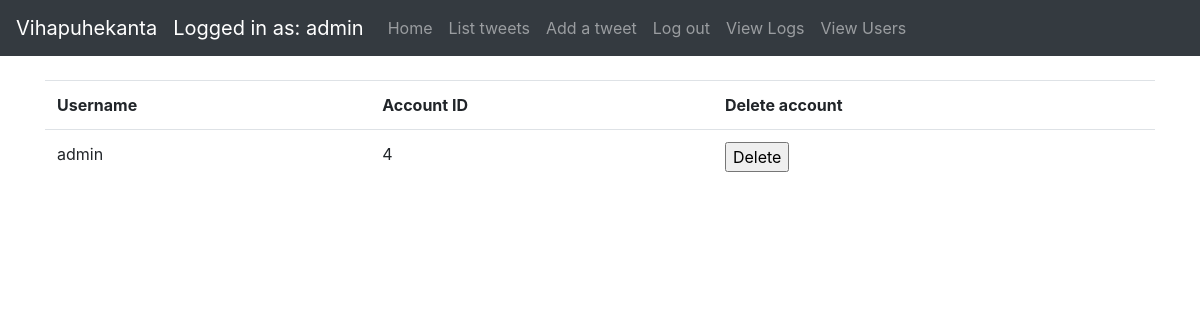
/auth/users (signed in), run on an earlier commit of the app's database.
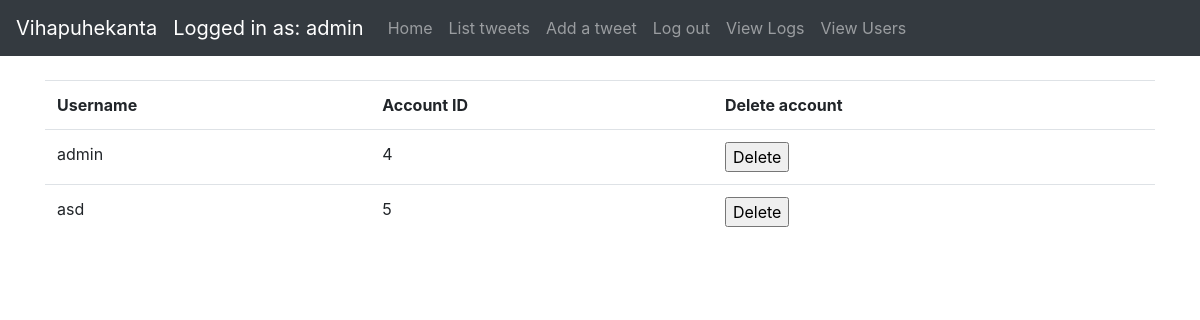
And on a later commit of the database.
### application/auth/models.py (models this page shows, shortened)
class User(db.Model):
    __tablename__ = "account"
    id = db.Column(db.Integer, primary_key=True)
    date_created = db.Column(db.DateTime, default=db.func.current_timestamp())
    date_modified = db.Column(db.DateTime, default=db.func.current_timestamp(),
                              onupdate=db.func.current_timestamp())
    name = db.Column(db.String(144), nullable=False)
    username = db.Column(db.String(144), nullable=False)
    password = db.Column(db.String(144), nullable=False)
    urole = db.Column(db.String(80))
    tweets = db.relationship("Tweet", backref='account', lazy=True)
    def roles(self):
        if self.urole == "ADMIN":
            return ["ADMIN"]
        else:
            return ["USER"]

### application/auth/views.py (the view)
@app.route("/auth/users", methods=['GET'])
@login_required(role="ADMIN")
def auth_users():
    users = db.session().query(User).all()
    return render_template("auth/users.html", users=users)

### application/__init__.py (called while the page is built)
def login_required(role="ADMIN"):
    def wrapper(fn):
        @wraps(fn)
        def decorated_view(*args, **kwargs):
            if not current_user:
                return login_manager.unauthorized()
            if not current_user.is_authenticated:
                return login_manager.unauthorized()
            unauthorized = False
            if role != "ANY":
                unauthorized = True
                for user_role in current_user.roles():
                    if user_role == "ADMIN":
                        unauthorized = False
                        break
            if unauthorized:
                return login_manager.unauthorized()
            return fn(*args, **kwargs)
        return decorated_view
    return wrapper

@login_manager.user_loader
def load_user(user_id):
    return User.query.get(user_id)

### application/templates/auth/users.html (shortened to what this page needs)
{% extends "layout.html" %}
{% block body %}
    {% if current_user.is_authenticated %}
        <table class="table table-hover">
            <tr>
                <th>Username</th>
                <th>Account ID</th>
                <th>Delete account</th>
            </tr>
            {% for user in users %}
                <tr>
                    <td>{{ user.name }}</td>
                    <td>{{ user.id }}</td>
                    <td>
                        <form method="POST" action="{{ url_for('users_delete', id = user.id) }}">
                            <input type="submit" value="Delete">
                        </form>
                    </td>
                </tr>
            {% endfor %}
        </table>
    {% else %}
        <div>Log in</div>
    {% endif %}
{% endblock %}

### application/templates/layout.html (shortened to what this page needs)
<!DOCTYPE html>
<html>
<head>
    <link rel="stylesheet" href="https://maxcdn.bootstrapcdn.com/bootstrap/4.0.0/css/bootstrap.min.css"
>
</head>
<body>
<nav class="navbar navbar-expand-md navbar-dark bg-dark mb-4">
    <a class="navbar-brand" href="#">Vihapuhekanta</a>
    {% if current_user.is_authenticated %}
        <ul class="navbar-nav mr-auto">
            <li>
                <a class="navbar-brand" href="#">Logged in as: {{ current_user.name }}</a>
            </li>
            <li class="nav-item">
                <a class="nav-link" href="/">Home</a>
            </li>
            <li class="nav-item">
                <a class="nav-link" href="{{ url_for('tweets_index') }}">List tweets</a>
            </li>
            <li class="nav-item">
                <a class="nav-link" href="{{ url_for('tweets_form') }}">Add a tweet</a>
            </li>
            <li class="nav-item">
                <a class="nav-link" href="{{ url_for('auth_logout') }}">Log out</a>
            </li>
            {% if current_user.urole == "ADMIN" %}
                <li class="nav-item">
                    <a class="nav-link" href="{{ url_for('view_logs') }}">View Logs</a>
                </li>
                <li class="nav-item">
                    <a class="nav-link" href="{{ url_for('auth_users') }}">View Users</a>
                </li>
            {% endif %}
        </ul>
    {% endif %}
</nav>
<main role="main" class="container">
    {% block body %}{% endblock %}
</main>
</body>
</html>

What changed in the data, as far as the page shows it:
added User: name "asd", id "5"
